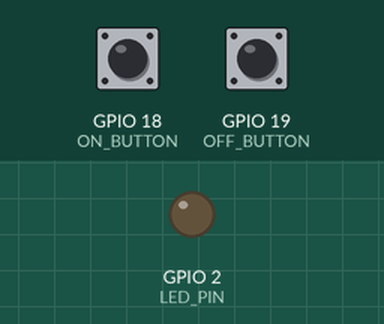
Simulated run of this sketch. Board: ESP32. Shown: output pins drawn as LEDs (lit = HIGH). The test bench sets the inputs (shaded band); at power-on: GPIO 18 (ON_BUTTON) HIGH, GPIO 19 (OFF_BUTTON) HIGH.

Above: at 1.2 s.
1.3 s: GPIO 18 (ON_BUTTON) pulled LOW for 0.15 s
At 1.8 s:
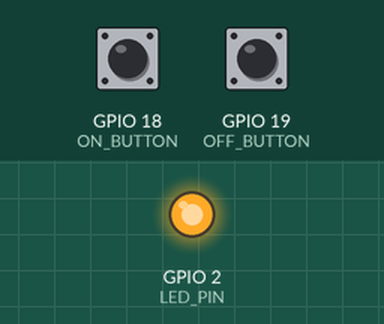
2.9 s: GPIO 19 (OFF_BUTTON) pulled LOW for 0.15 s
At 4.1 s:
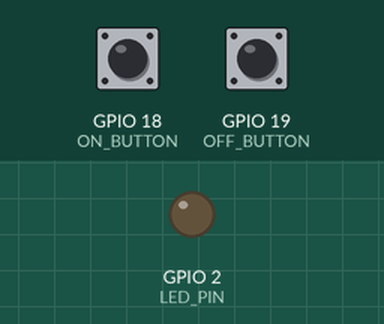
4.5 s: GPIO 18 (ON_BUTTON) pulled LOW for 1 s
At 5.5 s:
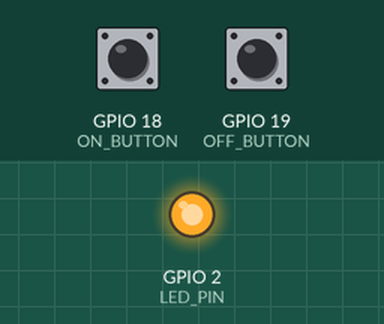
Timing chart, 0 to 7.5 s (numbered marks = the images above; inputs shaded):
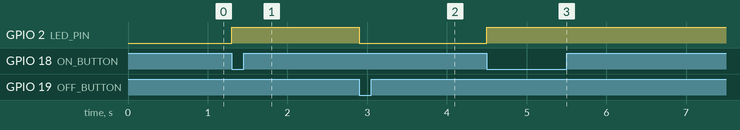

Measured:
- after the input at 1.3 s, GPIO 2 (LED_PIN): LOW → HIGH at once
- after the input at 2.9 s, GPIO 2 (LED_PIN): HIGH → LOW at once
- after the input at 4.5 s, GPIO 2 (LED_PIN): LOW → HIGH at once

The sketch:

Pushbutton.ino
```cpp
/***************************************************
   ESP32 PIN CONNECTION DIAGRAM

   LED:
   LED +  -> GPIO 2  (via 220Ω resistor)
   LED -  -> GND

   PUSH BUTTONS:
   ON Button:
     One leg -> GPIO 18
     Other   -> GND

   OFF Button:
     One leg -> GPIO 19
     Other   -> GND

   NOTE:
   - Buttons use INPUT_PULLUP
   - Button pressed = LOW
****************************************************/

#define LED_PIN     2     // GPIO for LED
#define ON_BUTTON   18    // GPIO for ON button
#define OFF_BUTTON  19    // GPIO for OFF button

void setup() {
  pinMode(LED_PIN, OUTPUT);

  pinMode(ON_BUTTON, INPUT_PULLUP);
  pinMode(OFF_BUTTON, INPUT_PULLUP);

  digitalWrite(LED_PIN, LOW);   // LED OFF initially
}

void loop() {

  // If ON button is pressed
  if (digitalRead(ON_BUTTON) == LOW) {
    digitalWrite(LED_PIN, HIGH);   // Turn LED ON
    delay(200);                    // Debounce delay
  }

  // If OFF button is pressed
  if (digitalRead(OFF_BUTTON) == LOW) {
    digitalWrite(LED_PIN, LOW);    // Turn LED OFF
    delay(200);                    // Debounce delay
  }
}
```
